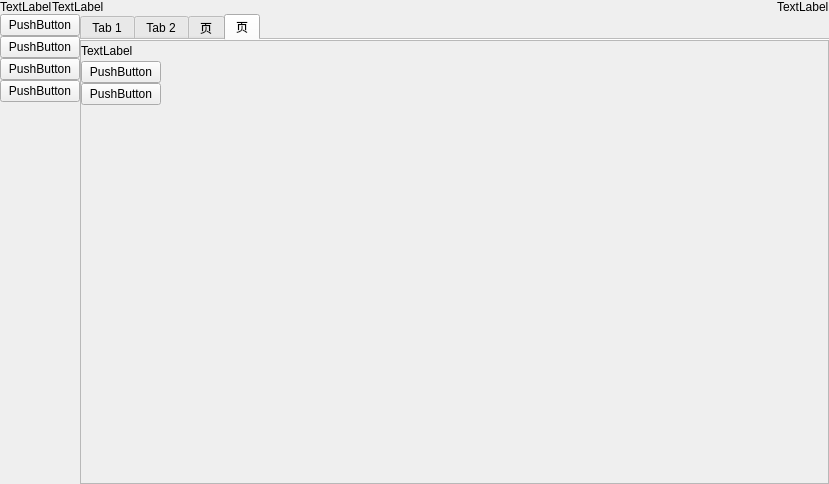
<?xml version="1.0" encoding="UTF-8"?>
<ui version="4.0">
 <class>BackgroundStyle</class>
 <widget class="QWidget" name="BackgroundStyle">
  <property name="geometry">
   <rect>
    <x>0</x>
    <y>0</y>
    <width>829</width>
    <height>484</height>
   </rect>
  </property>
  <property name="windowTitle">
   <string>Form</string>
  </property>
  <property name="windowOpacity">
   <double>1.000000000000000</double>
  </property>
  <property name="toolTipDuration">
   <number>-1</number>
  </property>
  <layout class="QVBoxLayout" name="verticalLayout_7">
   <property name="spacing">
    <number>0</number>
   </property>
   <property name="leftMargin">
    <number>0</number>
   </property>
   <property name="topMargin">
    <number>0</number>
   </property>
   <property name="rightMargin">
    <number>0</number>
   </property>
   <property name="bottomMargin">
    <number>0</number>
   </property>
   <item>
    <layout class="QVBoxLayout" name="verticalLayout_1">
     <property name="spacing">
      <number>0</number>
     </property>
     <item>
      <layout class="QHBoxLayout" name="horizontalLayout_1">
       <property name="spacing">
        <number>0</number>
       </property>
       <property name="bottomMargin">
        <number>0</number>
       </property>
       <item>
        <widget class="QLabel" name="back_Lab">
         <property name="styleSheet">
          <string notr="true"/>
         </property>
         <property name="text">
          <string>TextLabel</string>
         </property>
        </widget>
       </item>
       <item>
        <widget class="QLabel" name="text_Lab">
         <property name="styleSheet">
          <string notr="true"/>
         </property>
         <property name="text">
          <string>TextLabel</string>
         </property>
        </widget>
       </item>
       <item>
        <spacer name="horizontalSpacer">
         <property name="orientation">
          <enum>Qt::Horizontal</enum>
         </property>
         <property name="sizeHint" stdset="0">
          <size>
           <width>40</width>
           <height>1</height>
          </size>
         </property>
        </spacer>
       </item>
       <item>
        <widget class="QLabel" name="all_Lab">
         <property name="styleSheet">
          <string notr="true"/>
         </property>
         <property name="text">
          <string>TextLabel</string>
         </property>
        </widget>
       </item>
      </layout>
     </item>
     <item>
      <layout class="QHBoxLayout" name="horizontalLayout">
       <property name="spacing">
        <number>0</number>
       </property>
       <property name="topMargin">
        <number>0</number>
       </property>
       <item>
        <layout class="QVBoxLayout" name="verticalLayout_2">
         <property name="spacing">
          <number>0</number>
         </property>
         <item>
          <widget class="PushButton_10" name="purecolor_Btn">
           <property name="text">
            <string>PushButton</string>
           </property>
          </widget>
         </item>
         <item>
          <widget class="PushButton_10" name="subject_Btn">
           <property name="text">
            <string>PushButton</string>
           </property>
          </widget>
         </item>
         <item>
          <widget class="PushButton_10" name="poetry_Btn">
           <property name="text">
            <string>PushButton</string>
           </property>
          </widget>
         </item>
         <item>
          <widget class="PushButton_10" name="custom_Btn">
           <property name="text">
            <string>PushButton</string>
           </property>
          </widget>
         </item>
         <item>
          <spacer name="verticalSpacer">
           <property name="orientation">
            <enum>Qt::Vertical</enum>
           </property>
           <property name="sizeHint" stdset="0">
            <size>
             <width>20</width>
             <height>40</height>
            </size>
           </property>
          </spacer>
         </item>
        </layout>
       </item>
       <item>
        <widget class="QTabWidget" name="tabWidget">
         <property name="styleSheet">
          <string notr="true"/>
         </property>
         <property name="currentIndex">
          <number>3</number>
         </property>
         <property name="usesScrollButtons">
          <bool>false</bool>
         </property>
         <property name="documentMode">
          <bool>true</bool>
         </property>
         <widget class="QWidget" name="pure_Tab">
          <attribute name="title">
           <string>Tab 1</string>
          </attribute>
          <layout class="QVBoxLayout" name="verticalLayout_10">
           <property name="spacing">
            <number>0</number>
           </property>
           <property name="leftMargin">
            <number>0</number>
           </property>
           <property name="topMargin">
            <number>0</number>
           </property>
           <property name="rightMargin">
            <number>0</number>
           </property>
           <property name="bottomMargin">
            <number>0</number>
           </property>
           <item>
            <widget class="QScrollArea" name="scrollArea_1">
             <property name="focusPolicy">
              <enum>Qt::NoFocus</enum>
             </property>
             <property name="styleSheet">
              <string notr="true">background-color: rgb(255, 255, 255);</string>
             </property>
             <property name="lineWidth">
              <number>1</number>
             </property>
             <property name="widgetResizable">
              <bool>true</bool>
             </property>
             <widget class="QWidget" name="scrollAreaWidgetContents_1">
              <property name="geometry">
               <rect>
                <x>0</x>
                <y>0</y>
                <width>741</width>
                <height>428</height>
               </rect>
              </property>
              <layout class="QVBoxLayout" name="verticalLayout_9">
               <property name="spacing">
                <number>0</number>
               </property>
               <property name="leftMargin">
                <number>0</number>
               </property>
               <property name="topMargin">
                <number>0</number>
               </property>
               <property name="rightMargin">
                <number>0</number>
               </property>
               <property name="bottomMargin">
                <number>0</number>
               </property>
               <item>
                <layout class="QVBoxLayout" name="verticalLayout_101">
                 <property name="spacing">
                  <number>0</number>
                 </property>
                 <item>
                  <layout class="QHBoxLayout" name="horizontalLayout_102">
                   <property name="spacing">
                    <number>0</number>
                   </property>
                   <item>
                    <widget class="QLabel" name="pure_Lab">
                     <property name="text">
                      <string>TextLabel</string>
                     </property>
                    </widget>
                   </item>
                   <item>
                    <spacer name="horizontalSpacer_2">
                     <property name="orientation">
                      <enum>Qt::Horizontal</enum>
                     </property>
                     <property name="sizeHint" stdset="0">
                      <size>
                       <width>40</width>
                       <height>20</height>
                      </size>
                     </property>
                    </spacer>
                   </item>
                  </layout>
                 </item>
                 <item>
                  <layout class="QHBoxLayout" name="horizontalLayout_103">
                   <property name="spacing">
                    <number>0</number>
                   </property>
                   <item>
                    <layout class="QVBoxLayout" name="verticalLayout_104">
                     <item>
                      <widget class="PushButton_11" name="gray_Btn">
                       <property name="text">
                        <string>PushButton</string>
                       </property>
                      </widget>
                     </item>
                     <item>
                      <widget class="PushButton_11" name="atrovirens_Btn">
                       <property name="text">
                        <string>PushButton</string>
                       </property>
                      </widget>
                     </item>
                     <item>
                      <spacer name="verticalSpacer_3">
                       <property name="orientation">
                        <enum>Qt::Vertical</enum>
                       </property>
                       <property name="sizeHint" stdset="0">
                        <size>
                         <width>20</width>
                         <height>40</height>
                        </size>
                       </property>
                      </spacer>
                     </item>
                    </layout>
                   </item>
                   <item>
                    <layout class="QVBoxLayout" name="verticalLayout_105">
                     <property name="spacing">
                      <number>0</number>
                     </property>
                     <item>
                      <widget class="PushButton_11" name="black_Btn">
                       <property name="text">
                        <string>PushButton</string>
                       </property>
                      </widget>
                     </item>
                     <item>
                      <spacer name="verticalSpacer_2">
                       <property name="orientation">
                        <enum>Qt::Vertical</enum>
                       </property>
                       <property name="sizeHint" stdset="0">
                        <size>
                         <width>20</width>
                         <height>40</height>
                        </size>
                       </property>
                      </spacer>
                     </item>
                    </layout>
                   </item>
                   <item>
                    <spacer name="horizontalSpacer_3">
                     <property name="orientation">
                      <enum>Qt::Horizontal</enum>
                     </property>
                     <property name="sizeHint" stdset="0">
                      <size>
                       <width>40</width>
                       <height>20</height>
                      </size>
                     </property>
                    </spacer>
                   </item>
                  </layout>
                 </item>
                </layout>
               </item>
              </layout>
             </widget>
            </widget>
           </item>
          </layout>
         </widget>
         <widget class="QWidget" name="subject_Tab">
          <attribute name="title">
           <string>Tab 2</string>
          </attribute>
          <layout class="QVBoxLayout" name="verticalLayout_6">
           <property name="spacing">
            <number>0</number>
           </property>
           <property name="leftMargin">
            <number>0</number>
           </property>
           <property name="topMargin">
            <number>0</number>
           </property>
           <property name="rightMargin">
            <number>0</number>
           </property>
           <property name="bottomMargin">
            <number>0</number>
           </property>
           <item>
            <widget class="QScrollArea" name="scrollArea_2">
             <property name="styleSheet">
              <string notr="true"/>
             </property>
             <property name="widgetResizable">
              <bool>true</bool>
             </property>
             <widget class="QWidget" name="scrollAreaWidgetContents_2">
              <property name="geometry">
               <rect>
                <x>0</x>
                <y>0</y>
                <width>741</width>
                <height>428</height>
               </rect>
              </property>
              <layout class="QVBoxLayout" name="verticalLayout_4">
               <property name="spacing">
                <number>0</number>
               </property>
               <property name="leftMargin">
                <number>0</number>
               </property>
               <property name="topMargin">
                <number>0</number>
               </property>
               <property name="rightMargin">
                <number>0</number>
               </property>
               <property name="bottomMargin">
                <number>0</number>
               </property>
               <item>
                <layout class="QVBoxLayout" name="verticalLayout_201">
                 <property name="spacing">
                  <number>0</number>
                 </property>
                 <item>
                  <layout class="QHBoxLayout" name="horizontalLayout_202">
                   <property name="spacing">
                    <number>0</number>
                   </property>
                   <item>
                    <widget class="QLabel" name="subject_Lab">
                     <property name="text">
                      <string>TextLabel</string>
                     </property>
                    </widget>
                   </item>
                   <item>
                    <spacer name="horizontalSpacer_4">
                     <property name="orientation">
                      <enum>Qt::Horizontal</enum>
                     </property>
                     <property name="sizeHint" stdset="0">
                      <size>
                       <width>40</width>
                       <height>20</height>
                      </size>
                     </property>
                    </spacer>
                   </item>
                  </layout>
                 </item>
                 <item>
                  <layout class="QHBoxLayout" name="horizontalLayout_203">
                   <property name="spacing">
                    <number>0</number>
                   </property>
                   <item>
                    <layout class="QVBoxLayout" name="verticalLayout_204">
                     <property name="spacing">
                      <number>0</number>
                     </property>
                     <item>
                      <widget class="PushButton_11" name="tianzi_Btn">
                       <property name="styleSheet">
                        <string notr="true"/>
                       </property>
                       <property name="text">
                        <string>PushButton</string>
                       </property>
                      </widget>
                     </item>
                     <item>
                      <widget class="PushButton_11" name="sixian_Btn">
                       <property name="styleSheet">
                        <string notr="true"/>
                       </property>
                       <property name="text">
                        <string>PushButton</string>
                       </property>
                      </widget>
                     </item>
                     <item>
                      <widget class="PushButton_11" name="pinyin_Btn">
                       <property name="text">
                        <string>PushButton</string>
                       </property>
                      </widget>
                     </item>
                     <item>
                      <widget class="PushButton_11" name="zuobiao_Btn">
                       <property name="text">
                        <string>PushButton</string>
                       </property>
                      </widget>
                     </item>
                     <item>
                      <widget class="PushButton_11" name="zuqiu_Btn">
                       <property name="text">
                        <string>PushButton</string>
                       </property>
                      </widget>
                     </item>
                     <item>
                      <spacer name="verticalSpacer_5">
                       <property name="orientation">
                        <enum>Qt::Vertical</enum>
                       </property>
                       <property name="sizeHint" stdset="0">
                        <size>
                         <width>20</width>
                         <height>40</height>
                        </size>
                       </property>
                      </spacer>
                     </item>
                    </layout>
                   </item>
                   <item>
                    <layout class="QVBoxLayout" name="verticalLayout_205">
                     <property name="spacing">
                      <number>0</number>
                     </property>
                     <item>
                      <widget class="PushButton_11" name="mizi_Btn">
                       <property name="styleSheet">
                        <string notr="true"/>
                       </property>
                       <property name="text">
                        <string>PushButton</string>
                       </property>
                      </widget>
                     </item>
                     <item>
                      <widget class="PushButton_11" name="xiaofang_Btn">
                       <property name="text">
                        <string>PushButton</string>
                       </property>
                      </widget>
                     </item>
                     <item>
                      <widget class="PushButton_11" name="wuxian_Btn">
                       <property name="text">
                        <string>PushButton</string>
                       </property>
                      </widget>
                     </item>
                     <item>
                      <widget class="PushButton_11" name="lanqiu_Btn">
                       <property name="text">
                        <string>PushButton</string>
                       </property>
                      </widget>
                     </item>
                     <item>
                      <spacer name="verticalSpacer_4">
                       <property name="orientation">
                        <enum>Qt::Vertical</enum>
                       </property>
                       <property name="sizeHint" stdset="0">
                        <size>
                         <width>20</width>
                         <height>40</height>
                        </size>
                       </property>
                      </spacer>
                     </item>
                    </layout>
                   </item>
                   <item>
                    <spacer name="horizontalSpacer_5">
                     <property name="orientation">
                      <enum>Qt::Horizontal</enum>
                     </property>
                     <property name="sizeHint" stdset="0">
                      <size>
                       <width>40</width>
                       <height>20</height>
                      </size>
                     </property>
                    </spacer>
                   </item>
                  </layout>
                 </item>
                </layout>
               </item>
              </layout>
             </widget>
            </widget>
           </item>
          </layout>
         </widget>
         <widget class="QWidget" name="poetry_Tab">
          <attribute name="title">
           <string>页</string>
          </attribute>
          <layout class="QVBoxLayout" name="verticalLayout_5">
           <property name="spacing">
            <number>0</number>
           </property>
           <property name="leftMargin">
            <number>0</number>
           </property>
           <property name="topMargin">
            <number>0</number>
           </property>
           <property name="rightMargin">
            <number>0</number>
           </property>
           <property name="bottomMargin">
            <number>0</number>
           </property>
           <item>
            <widget class="QScrollArea" name="scrollArea_3">
             <property name="styleSheet">
              <string notr="true"/>
             </property>
             <property name="widgetResizable">
              <bool>true</bool>
             </property>
             <widget class="QWidget" name="scrollAreaWidgetContents_3">
              <property name="geometry">
               <rect>
                <x>0</x>
                <y>0</y>
                <width>741</width>
                <height>428</height>
               </rect>
              </property>
              <layout class="QVBoxLayout" name="verticalLayout_8">
               <property name="spacing">
                <number>0</number>
               </property>
               <property name="leftMargin">
                <number>0</number>
               </property>
               <property name="topMargin">
                <number>0</number>
               </property>
               <property name="rightMargin">
                <number>0</number>
               </property>
               <property name="bottomMargin">
                <number>0</number>
               </property>
               <item>
                <layout class="QVBoxLayout" name="verticalLayout_301">
                 <property name="spacing">
                  <number>0</number>
                 </property>
                 <item>
                  <layout class="QHBoxLayout" name="horizontalLayout_302">
                   <property name="spacing">
                    <number>0</number>
                   </property>
                   <item>
                    <widget class="QLabel" name="poetry_Lab">
                     <property name="text">
                      <string>TextLabel</string>
                     </property>
                    </widget>
                   </item>
                   <item>
                    <spacer name="horizontalSpacer_6">
                     <property name="orientation">
                      <enum>Qt::Horizontal</enum>
                     </property>
                     <property name="sizeHint" stdset="0">
                      <size>
                       <width>40</width>
                       <height>20</height>
                      </size>
                     </property>
                    </spacer>
                   </item>
                  </layout>
                 </item>
                 <item>
                  <layout class="QHBoxLayout" name="horizontalLayout_303">
                   <property name="spacing">
                    <number>0</number>
                   </property>
                   <item>
                    <layout class="QVBoxLayout" name="verticalLayout_304">
                     <property name="spacing">
                      <number>0</number>
                     </property>
                     <item>
                      <widget class="PushButton_11" name="poetry1_Btn">
                       <property name="styleSheet">
                        <string notr="true"/>
                       </property>
                       <property name="text">
                        <string>PushButton</string>
                       </property>
                      </widget>
                     </item>
                     <item>
                      <widget class="PushButton_11" name="poetry3_Btn">
                       <property name="styleSheet">
                        <string notr="true"/>
                       </property>
                       <property name="text">
                        <string>PushButton</string>
                       </property>
                      </widget>
                     </item>
                     <item>
                      <widget class="PushButton_11" name="poetry5_Btn">
                       <property name="text">
                        <string>PushButton</string>
                       </property>
                      </widget>
                     </item>
                     <item>
                      <widget class="PushButton_11" name="poetry7_Btn">
                       <property name="text">
                        <string>PushButton</string>
                       </property>
                      </widget>
                     </item>
                     <item>
                      <widget class="PushButton_11" name="poetry9_Btn">
                       <property name="text">
                        <string>PushButton</string>
                       </property>
                      </widget>
                     </item>
                     <item>
                      <widget class="PushButton_11" name="poetry11_Btn">
                       <property name="text">
                        <string>PushButton</string>
                       </property>
                      </widget>
                     </item>
                     <item>
                      <widget class="PushButton_11" name="poetry13_Btn">
                       <property name="text">
                        <string>PushButton</string>
                       </property>
                      </widget>
                     </item>
                     <item>
                      <widget class="PushButton_11" name="poetry15_Btn">
                       <property name="text">
                        <string>PushButton</string>
                       </property>
                      </widget>
                     </item>
                     <item>
                      <widget class="PushButton_11" name="poetry17_Btn">
                       <property name="text">
                        <string>PushButton</string>
                       </property>
                      </widget>
                     </item>
                     <item>
                      <widget class="PushButton_11" name="poetry19_Btn">
                       <property name="text">
                        <string>PushButton</string>
                       </property>
                      </widget>
                     </item>
                     <item>
                      <widget class="PushButton_11" name="poetry21_Btn">
                       <property name="text">
                        <string>PushButton</string>
                       </property>
                      </widget>
                     </item>
                     <item>
                      <widget class="PushButton_11" name="poetry23_Btn">
                       <property name="text">
                        <string>PushButton</string>
                       </property>
                      </widget>
                     </item>
                     <item>
                      <widget class="PushButton_11" name="poetry25_Btn">
                       <property name="text">
                        <string>PushButton</string>
                       </property>
                      </widget>
                     </item>
                     <item>
                      <widget class="PushButton_11" name="poetry27_Btn">
                       <property name="text">
                        <string>PushButton</string>
                       </property>
                      </widget>
                     </item>
                     <item>
                      <spacer name="verticalSpacer_9">
                       <property name="orientation">
                        <enum>Qt::Vertical</enum>
                       </property>
                       <property name="sizeHint" stdset="0">
                        <size>
                         <width>20</width>
                         <height>40</height>
                        </size>
                       </property>
                      </spacer>
                     </item>
                    </layout>
                   </item>
                   <item>
                    <layout class="QVBoxLayout" name="verticalLayout_305">
                     <property name="spacing">
                      <number>0</number>
                     </property>
                     <item>
                      <widget class="PushButton_11" name="poetry2_Btn">
                       <property name="styleSheet">
                        <string notr="true"/>
                       </property>
                       <property name="text">
                        <string>PushButton</string>
                       </property>
                      </widget>
                     </item>
                     <item>
                      <widget class="PushButton_11" name="poetry4_Btn">
                       <property name="text">
                        <string>PushButton</string>
                       </property>
                      </widget>
                     </item>
                     <item>
                      <widget class="PushButton_11" name="poetry6_Btn">
                       <property name="text">
                        <string>PushButton</string>
                       </property>
                      </widget>
                     </item>
                     <item>
                      <widget class="PushButton_11" name="poetry8_Btn">
                       <property name="text">
                        <string>PushButton</string>
                       </property>
                      </widget>
                     </item>
                     <item>
                      <widget class="PushButton_11" name="poetry10_Btn">
                       <property name="text">
                        <string>PushButton</string>
                       </property>
                      </widget>
                     </item>
                     <item>
                      <widget class="PushButton_11" name="poetry12_Btn">
                       <property name="text">
                        <string>PushButton</string>
                       </property>
                      </widget>
                     </item>
                     <item>
                      <widget class="PushButton_11" name="poetry14_Btn">
                       <property name="text">
                        <string>PushButton</string>
                       </property>
                      </widget>
                     </item>
                     <item>
                      <widget class="PushButton_11" name="poetry16_Btn">
                       <property name="text">
                        <string>PushButton</string>
                       </property>
                      </widget>
                     </item>
                     <item>
                      <widget class="PushButton_11" name="poetry18_Btn">
                       <property name="text">
                        <string>PushButton</string>
                       </property>
                      </widget>
                     </item>
                     <item>
                      <widget class="PushButton_11" name="poetry20_Btn">
                       <property name="text">
                        <string>PushButton</string>
                       </property>
                      </widget>
                     </item>
                     <item>
                      <widget class="PushButton_11" name="poetry22_Btn">
                       <property name="text">
                        <string>PushButton</string>
                       </property>
                      </widget>
                     </item>
                     <item>
                      <widget class="PushButton_11" name="poetry24_Btn">
                       <property name="text">
                        <string>PushButton</string>
                       </property>
                      </widget>
                     </item>
                     <item>
                      <widget class="PushButton_11" name="poetry26_Btn">
                       <property name="text">
                        <string>PushButton</string>
                       </property>
                      </widget>
                     </item>
                     <item>
                      <spacer name="verticalSpacer_10">
                       <property name="orientation">
                        <enum>Qt::Vertical</enum>
                       </property>
                       <property name="sizeHint" stdset="0">
                        <size>
                         <width>20</width>
                         <height>40</height>
                        </size>
                       </property>
                      </spacer>
                     </item>
                    </layout>
                   </item>
                   <item>
                    <spacer name="horizontalSpacer_7">
                     <property name="orientation">
                      <enum>Qt::Horizontal</enum>
                     </property>
                     <property name="sizeHint" stdset="0">
                      <size>
                       <width>40</width>
                       <height>20</height>
                      </size>
                     </property>
                    </spacer>
                   </item>
                  </layout>
                 </item>
                </layout>
               </item>
              </layout>
             </widget>
            </widget>
           </item>
          </layout>
         </widget>
         <widget class="QWidget" name="custom_Tab">
          <attribute name="title">
           <string>页</string>
          </attribute>
          <layout class="QVBoxLayout" name="verticalLayout">
           <property name="spacing">
            <number>0</number>
           </property>
           <property name="leftMargin">
            <number>0</number>
           </property>
           <property name="topMargin">
            <number>0</number>
           </property>
           <property name="rightMargin">
            <number>0</number>
           </property>
           <property name="bottomMargin">
            <number>0</number>
           </property>
           <item>
            <widget class="QScrollArea" name="scrollArea_4">
             <property name="styleSheet">
              <string notr="true"/>
             </property>
             <property name="widgetResizable">
              <bool>true</bool>
             </property>
             <widget class="QWidget" name="scrollAreaWidgetContents_4">
              <property name="geometry">
               <rect>
                <x>0</x>
                <y>0</y>
                <width>741</width>
                <height>428</height>
               </rect>
              </property>
              <layout class="QVBoxLayout" name="verticalLayout_3">
               <property name="spacing">
                <number>0</number>
               </property>
               <property name="leftMargin">
                <number>0</number>
               </property>
               <property name="topMargin">
                <number>0</number>
               </property>
               <property name="rightMargin">
                <number>0</number>
               </property>
               <property name="bottomMargin">
                <number>0</number>
               </property>
               <item>
                <layout class="QHBoxLayout" name="horizontalLayout_401">
                 <property name="spacing">
                  <number>0</number>
                 </property>
                 <item>
                  <widget class="QLabel" name="custom_Lab">
                   <property name="text">
                    <string>TextLabel</string>
                   </property>
                  </widget>
                 </item>
                 <item>
                  <spacer name="horizontalSpacer_8">
                   <property name="orientation">
                    <enum>Qt::Horizontal</enum>
                   </property>
                   <property name="sizeHint" stdset="0">
                    <size>
                     <width>40</width>
                     <height>20</height>
                    </size>
                   </property>
                  </spacer>
                 </item>
                </layout>
               </item>
               <item>
                <layout class="QHBoxLayout" name="horizontalLayout_402">
                 <property name="spacing">
                  <number>0</number>
                 </property>
                 <item>
                  <widget class="PushButton_12" name="custompix_Btn">
                   <property name="text">
                    <string>PushButton</string>
                   </property>
                  </widget>
                 </item>
                 <item>
                  <spacer name="horizontalSpacer_9">
                   <property name="orientation">
                    <enum>Qt::Horizontal</enum>
                   </property>
                   <property name="sizeHint" stdset="0">
                    <size>
                     <width>40</width>
                     <height>20</height>
                    </size>
                   </property>
                  </spacer>
                 </item>
                </layout>
               </item>
               <item>
                <layout class="QHBoxLayout" name="horizontalLayout_403">
                 <property name="spacing">
                  <number>0</number>
                 </property>
                 <item>
                  <widget class="QPushButton" name="update_Btn">
                   <property name="text">
                    <string>PushButton</string>
                   </property>
                  </widget>
                 </item>
                 <item>
                  <spacer name="horizontalSpacer_10">
                   <property name="orientation">
                    <enum>Qt::Horizontal</enum>
                   </property>
                   <property name="sizeHint" stdset="0">
                    <size>
                     <width>40</width>
                     <height>20</height>
                    </size>
                   </property>
                  </spacer>
                 </item>
                </layout>
               </item>
               <item>
                <spacer name="verticalSpacer_6">
                 <property name="orientation">
                  <enum>Qt::Vertical</enum>
                 </property>
                 <property name="sizeHint" stdset="0">
                  <size>
                   <width>20</width>
                   <height>347</height>
                  </size>
                 </property>
                </spacer>
               </item>
              </layout>
             </widget>
            </widget>
           </item>
          </layout>
         </widget>
        </widget>
       </item>
      </layout>
     </item>
    </layout>
   </item>
  </layout>
 </widget>
 <customwidgets>
  <customwidget>
   <class>PushButton_10</class>
   <extends>QPushButton</extends>
   <header>Custom/PushButton/pushbutton_10.h</header>
  </customwidget>
  <customwidget>
   <class>PushButton_11</class>
   <extends>QPushButton</extends>
   <header>Custom/PushButton/pushbutton_11.h</header>
  </customwidget>
  <customwidget>
   <class>PushButton_12</class>
   <extends>QPushButton</extends>
   <header>Custom/PushButton/pushbutton_12.h</header>
  </customwidget>
 </customwidgets>
 <resources/>
 <connections/>
</ui>
